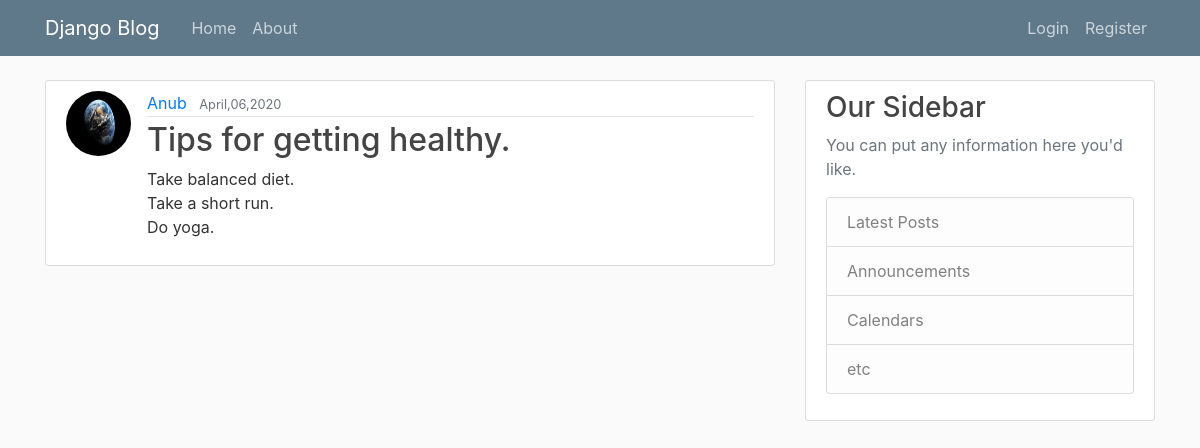
The page /post/8/ on the database its author committed.
### blog/models.py (models this page shows, shortened)
class Post(models.Model):
    title= models.CharField(max_length=100)
    content= models.TextField()
    date_posted =models.DateTimeField(default=timezone.now)
    author = models.ForeignKey(User,on_delete=models.CASCADE)

### users/models.py (models this page shows, shortened)
class Profile(models.Model):
    user=models.OneToOneField(User,on_delete=models.CASCADE)
    image= models.ImageField(default='default.jpg',upload_to='profile_pics')

### blog/views.py (the view)
# urls.py: path('post/<int:pk>/', PostDetailView.as_view(), name='post-detail'), #learn
class PostDetailView(DetailView):
    model = Post

### blog/templates/blog/post_detail.html (shortened to what this page needs)
{% extends "blog/base.html"%}
{%block content%}
    <article class="media content-section"  >
    <img  class="rounded-circle article-img" src="{{object.author.profile.image.url}}"  >
    <div class="media-body">
        <div class="article-metadata">
        <a class="mr-2" href="{% url 'user-posts' object.author.username %}">{{ object.author }}</a>
        <small class="text-muted">{{ object.date_posted | date:"F,d,Y"}}</small>
        </div>
        <h2 class="article-title">{{ object.title }}</h2>
        <p class="article-content">{{ object.content }}</p>
    </div>
    </article>
{% endblock content%}

### rows shown on the page
Post: author.profile.image (picture), author "Anub", date_posted "April,06,2020", title "Tips for getting healthy.", content "Take balanced diet. Take a short run. Do yoga."
